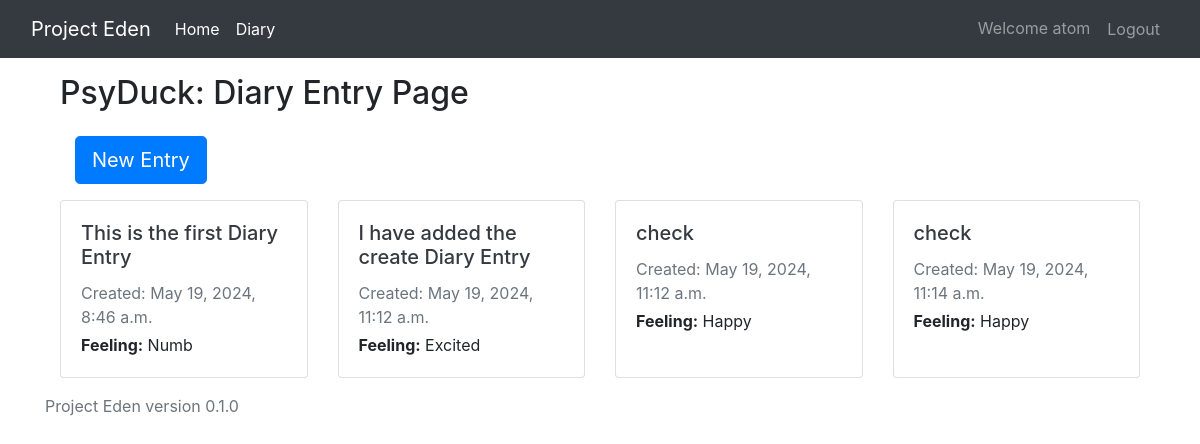
/diary/ (signed in), run on the app's committed database.
### Haven/models.py (models this page shows, shortened)
class Diary(models.Model):
    Feelings_CHOICES = [
        ('anger', "Anger"),
        ('frustrated', "Frustrated"),
        ('happy', "Happy"),
        ('calm', "Calm"),
        ('numb', "Numb"),
        ('sad', "Sad"),
        ('excited', "Excited")
    ]
    Privacy_Choise = [
        ('public', "Public"),
        ('private', 'Private')
    ]
    user = models.ForeignKey(User, on_delete=models.CASCADE)
    title = models.CharField(max_length=200)
    thoughts_for_the_day = models.TextField()
    expectation = models.TextField()
    reflection = models.TextField()
    feeling = models.CharField(max_length=10, choices=Feelings_CHOICES)
    privacy = models.CharField(max_length=10, choices=Privacy_Choise, default='Private')
    gratitude = models.TextField()
    created_at = models.DateTimeField(auto_now_add=True)

### Haven/views.py (the view)
# urls.py: path('diary/', DiaryPageView.as_view(), name='diary_list'),
@method_decorator(login_required, name='dispatch')
class DiaryPageView(ListView):
    model = Diary
    template_name = "diary.html"
    context_object_name = 'diary'
    ordering = ['-created_at']
    def get_queryset(self):
        return Diary.objects.filter(Q(user=self.request.user) | Q(privacy='public'))

### Haven/templates/diary.html
{% extends "base.html" %}
{% block content %}
<div class="container mt-3">
    <h2 class="mb-4">PsyDuck: Diary Entry Page</h2>
    <div class="col-md-4 mb-3">
        <a class="btn btn-primary btn-lg" href="{% url 'diary_create' %}" role="button">New Entry</a>
    </div>
    <div class="row row-cols-1 row-cols-md-2 g-4">
        {% for entry in diary %}
        <div class="col">
            <div class="card h-100">
                <div class="card-body">
                    <h5 class="card-title"><a href="{% url 'diary_detail' entry.id %}" class="text-decoration-none text-dark">{{ entry.title }}</a></h5>
                    <p class="card-text text-muted mb-1">Created: {{ entry.created_at }}</p>
                    <p class="card-text"><strong>Feeling:</strong> {{ entry.get_feeling_display }}</p>
                </div>
            </div>
        </div>
        {% endfor %}
    </div>
</div>
{% endblock content %}

### Haven/templates/base.html (shortened to what this page needs)
{% load static %}
<!doctype html>
<html lang="en">
  <head>
    <link rel="stylesheet" href="https://cdn.jsdelivr.net/npm/bootstrap@4.0.0/dist/css/bootstrap.min.css">
  </head>
  <body>
    <header>
        <nav class="navbar navbar-expand-lg navbar-dark bg-dark">
            <div class="container-fluid">
                <a class="navbar-brand" href="#">Project Eden</a>
                <div class="collapse navbar-collapse" id="navbarNav">
                  <ul class="navbar-nav">
                    <li class="nav-item">
                      <a class="nav-link active" aria-current="page" href="{% url 'home'%}">Home</a>
                    </li>
                    {% if user.is_authenticated %}
                    <li class="nav-item">
                        <a class="nav-link active" aria-current="page" href="{% url 'diary_list'%}">Diary</a>
                    </li>
                    {% endif %}
                    <ul>
                    </div>
                    <div class="navbar-nav">
                        {% if user.is_authenticated %}
                            <a class="nav-item nav-link" href="">Welcome {{user.username}}</a>
                        <form action="{% url 'logout' %}" method="post" class="nav-item">
                            <button type="submit" class="btn btn-link nav-link">Logout</button>
                        </form>
                        {% else %}
                            <a class="nav-item nav-link" href="{% url 'login'%}">Login</a>
                            <a class="nav-item nav-link" href="{% url 'register'%}">Register</a>
                        {% endif %}
                    </div>
                </div>
        </nav>
    </header>
    <div class="container">
        {% block content %} {% endblock content %}
    </div>
    <footer class="footer mt-auto py-3">
        <div class="container">
          <span class="text-muted">Project Eden version 0.1.0</span>
        </div>
      </footer>
  </body>
</html>

### data on the page
Diary: title "This is the first Diary Entry", created_at "May 19, 2024, 8:46 a.m.", feeling "Numb"
Diary: title "I have added the create Diary Entry", created_at "May 19, 2024, 11:12 a.m.", feeling "Excited"
Diary: title "check", created_at "May 19, 2024, 11:12 a.m.", feeling "Happy"
Diary: title "check", created_at "May 19, 2024, 11:14 a.m.", feeling "Happy"

### other printed values
{{ user.username }} "atom"
